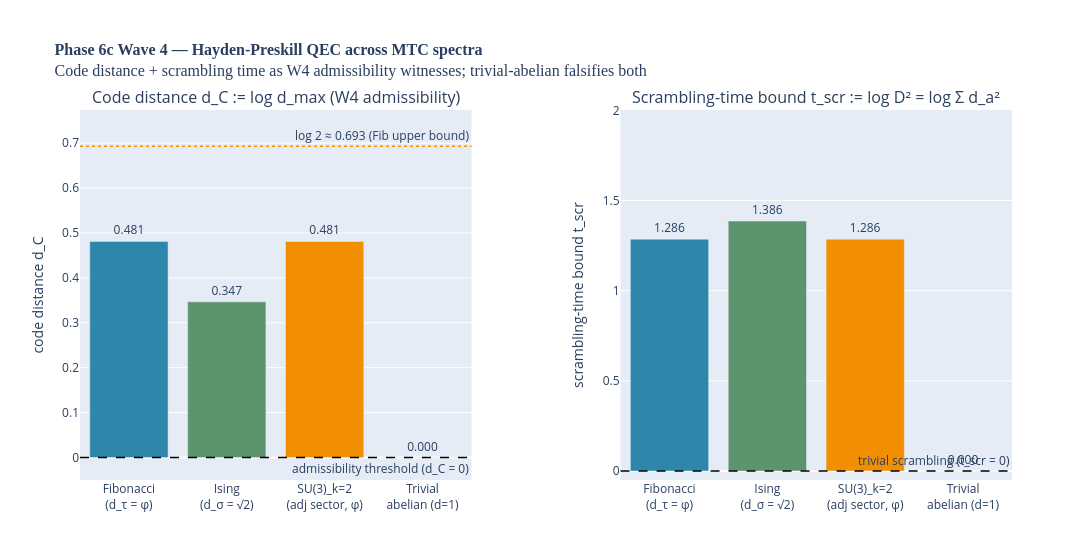

Write notebook code for a chart like this one.
### Markdown cell above
## 5. Visualization

**Left panel.** Four bars showing code distance $d_C$ across substrates. Three substrates clear the admissibility threshold (zero); trivial-abelian sits at exactly zero (visible as a flat bar). The dotted reference line at $\log 2 \approx 0.693$ shows that Fibonacci and SU(3)$_{k=2}$ are *strictly below* the smallest power-of-2 quantum-dimension reference — confirming Fibonacci as the minimal admissible MTC.

**Right panel.** Same four bars for the scrambling-time bound $t_{\rm scr}$. Same admissibility pattern: three substrates positive, trivial-abelian zero. The graphical signature of the correctness-push.

### Code cell
# viz-ref: fig_code_distance_vs_fusion_spectrum
fig_code_distance_vs_fusion_spectrum().show()

### Figure 1 — Plotly figure (JSON) as saved in the notebook; plotly's stock layout.template omitted (floating-point values rounded to 4 significant figures)
{"data": [{"hovertemplate": "d_C = %{y:.4f}<extra></extra>", "marker": {"color": ["#2E86AB", "#5C946E", "#F18F01", "#E63946"]}, "showlegend": false, "text": ["0.481", "0.347", "0.481", "0.000"], "textposition": "outside", "type": "bar", "x": ["Fibonacci<br>(d_τ = φ)", "Ising<br>(d_σ = √2)", "SU(3)_k=2<br>(adj sector, φ)", "Trivial<br>abelian (d=1)"], "xaxis": "x", "y": [0.4812, 0.3466, 0.4812, 0], "yaxis": "y"}, {"hovertemplate": "t_scr = %{y:.4f}<extra></extra>", "marker": {"color": ["#2E86AB", "#5C946E", "#F18F01", "#E63946"]}, "showlegend": false, "text": ["1.286", "1.386", "1.286", "0.000"], "textposition": "outside", "type": "bar", "x": ["Fibonacci<br>(d_τ = φ)", "Ising<br>(d_σ = √2)", "SU(3)_k=2<br>(adj sector, φ)", "Trivial<br>abelian (d=1)"], "xaxis": "x2", "y": [1.286, 1.386, 1.286, 0], "yaxis": "y2"}], "layout": {"annotations": [{"font": {"size": 16}, "showarrow": false, "text": "Code distance d_C := log d_max (W4 admissibility)", "x": 0.21, "xanchor": "center", "xref": "paper", "y": 1, "yanchor": "bottom", "yref": "paper"}, {"font": {"size": 16}, "showarrow": false, "text": "Scrambling-time bound t_scr := log D² = log Σ d_a²", "x": 0.79, "xanchor": "center", "xref": "paper", "y": 1, "yanchor": "bottom", "yref": "paper"}, {"showarrow": false, "text": "admissibility threshold (d_C = 0)", "x": 1, "xanchor": "right", "xref": "x domain", "y": 0, "yanchor": "top", "yref": "y"}, {"showarrow": false, "text": "log 2 ≈ 0.693 (Fib upper bound)", "x": 1, "xanchor": "right", "xref": "x domain", "y": 0.6931, "yanchor": "bottom", "yref": "y"}, {"showarrow": false, "text": "trivial scrambling (t_scr = 0)", "x": 1, "xanchor": "right", "xref": "x2 domain", "y": 0, "yanchor": "bottom", "yref": "y2"}], "height": 560, "margin": {"b": 80, "t": 110}, "shapes": [{"line": {"color": "black", "dash": "dash", "width": 1.5}, "type": "line", "x0": 0, "x1": 1, "xref": "x domain", "y0": 0, "y1": 0, "yref": "y"}, {"line": {"color": "#F18F01", "dash": "dot", "width": 1.5}, "type": "line", "x0": 0, "x1": 1, "xref": "x domain", "y0": 0.6931, "y1": 0.6931, "yref": "y"}, {"line": {"color": "black", "dash": "dash", "width": 1.5}, "type": "line", "x0": 0, "x1": 1, "xref": "x2 domain", "y0": 0, "y1": 0, "yref": "y2"}], "title": {"font": {"family": "CMU Serif, Computer Modern, Times New Roman, serif", "size": 16}, "text": "<b>Phase 6c Wave 4 — Hayden-Preskill QEC across MTC spectra</b><br>Code distance + scrambling time as W4 admissibility witnesses; trivial-abelian falsifies both"}, "width": 1300, "xaxis": {"anchor": "y", "domain": [0, 0.42]}, "xaxis2": {"anchor": "y2", "domain": [0.58, 1]}, "yaxis": {"anchor": "x", "domain": [0, 1], "range": [-0.05, 0.7737], "title": {"text": "code distance d_C"}}, "yaxis2": {"anchor": "x2", "domain": [0, 1], "range": [-0.05, 2.002], "title": {"text": "scrambling-time bound t_scr"}}}}
